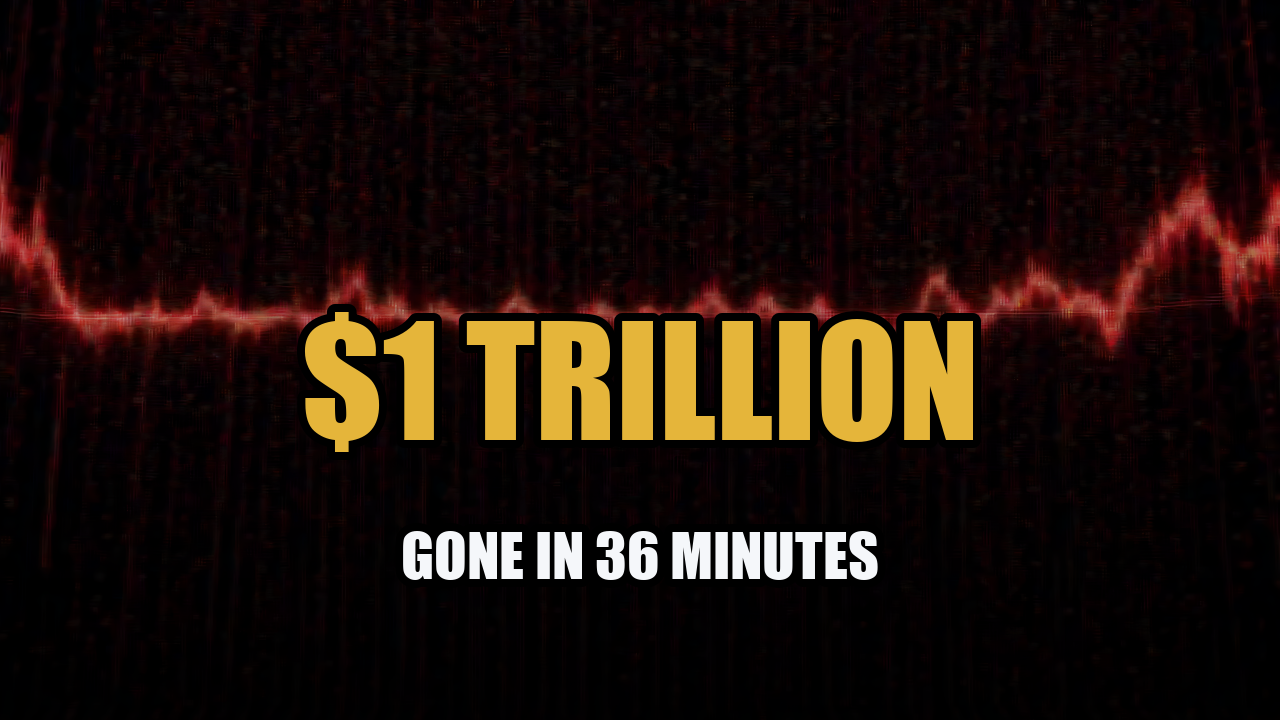
#> input picture episodes/PD-2026-018-flashcrash/09_package/EVIDENCE/thumbs/THUMB-A.png, 1280 x 720 px
$ python -i build_titan_thumbnails_v001.py   (imports and definitions only)
#> lines starting #> are read from the running program, lines starting #| are printed output that depends on the picture
#> further down, picture is the input picture: PIL image 1280x720 RGB; mean R, G, B 29.8, 17, 10.6
#!/usr/bin/env python3
"""Build Titan thumbnail backgrounds and title candidates from generated SDXL assets.

This script does not call paid APIs, upload, publish, or create approvals. It
uses already-generated local SDXL hero stills for PD-2026-016-titan, crops and
grades six title-safe backgrounds, then renders three title candidates through
the shared Remotion ThumbnailFrame.
"""
from __future__ import annotations

import hashlib
import json
import shutil
import subprocess
from datetime import datetime, timezone
from pathlib import Path
from typing import Any

from PIL import Image, ImageDraw, ImageEnhance, ImageFilter, ImageFont


ROOT = Path(__file__).resolve().parents[1]
EP = "PD-2026-016-titan"
SLUG = "titan"
EPDIR = ROOT / "episodes" / EP
SCENES = EPDIR / "04_scenes"
PKG = EPDIR / "09_package"
OUT = EPDIR / "10_thumbnail"
MEDIA = Path("E:/pd-media")
HERO = MEDIA / "episodes" / EP / "05_stock" / "hero"
AI_THUMBS = MEDIA / "assets" / "ai" / "thumbs" / SLUG
PUBLIC_THUMBS = ROOT / "remotion" / "public" / SLUG / "thumbs"
W, H = 1280, 720

INK = (4, 7, 12)
BLUE = (31, 107, 255)
GOLD = (229, 181, 58)

BACKGROUND_SOURCES = [
    {
        "id": "THUMB-01",
        "source": "T-IMG-038_v1.png",
        "prompt": "A tiny submersible silhouette descending under beams of surface light, swallowed by immense deep blue water; title-safe negative space.",
        "use": "THEY WERE WARNED direction",
    },
    {
        "id": "THUMB-02",
        "source": "T-IMG-002_v4.png",
        "prompt": "Extreme macro of a cold steel bolt on a deep-sea hatch flange, ominous finality; title-safe negative space.",
        "use": "PURE WASTE direction",
    },
    {
        "id": "THUMB-03",
        "source": "T-IMG-066_v5.png",
        "prompt": "A single Rubik's cube alone in cold blue darkness, melancholy rim light; title-safe negative space.",
        "use": "HE WAS 19 direction",
    },
    {
        "id": "THUMB-04",
        "source": "T-IMG-001_v6.png",
        "prompt": "A circular hatch sealed from outside, rows of bolts and cold blue light, claustrophobic finality; title-safe negative space.",
        "use": "hatch/point-of-no-return backup",
    },
    {
        "id": "THUMB-05",
        "source": "T-IMG-025_v5.png",
        "prompt": "A generic game controller in shadow on brushed metal, mundane object made ominous; title-safe negative space.",
        "use": "controller hook backup",
    },
    {
        "id": "THUMB-06",
        "source": "T-IMG-068_v1.png",
        "prompt": "Five empty chairs in a cold dark void under a single soft light, absence made visible; title-safe negative space.",
        "use": "dignity/absence backup",
    },
]

TITLE_OPTIONS = [
    {
        "id": "A",
        "thumbnail_text": "THEY WERE WARNED",
        "youtube_title": "They Were Warned — The Last Dive of the Titan",
        "background_id": "THUMB-01",
        "ctr_score": 91,
        "reason": "Clearest immediate story and strong mobile curiosity gap without exploiting the deaths.",
    },
    {
        "id": "B",
        "thumbnail_text": "PURE WASTE",
        "youtube_title": "Pure Waste — The Last Dive of the Titan",
        "background_id": "THUMB-02",
        "ctr_score": 94,
        "reason": "Shortest and most branded hook; ties directly to the episode thesis and working title.",
    },
    {
        "id": "C",
        "thumbnail_text": "HE WAS 19",
        "youtube_title": "He Was 19 — The Last Dive of the Titan",
        "background_id": "THUMB-03",
        "ctr_score": 89,
        "reason": "Most emotional and dignified, but narrower than the central system-failure hook.",
    },
]

SELECTED_TITLE_ID = "B"


def now_iso() -> str:
    return datetime.now(timezone.utc).isoformat()


# [6 lines left out: function sha256, not called in this run]


def write_json(path: Path, data: Any) -> None:
    path.parent.mkdir(parents=True, exist_ok=True)
    path.write_text(json.dumps(data, indent=2, ensure_ascii=False) + "\n", encoding="utf-8")


def rel(path: Path) -> str:
    return str(path.relative_to(ROOT)).replace("\\", "/")


# [24 lines left out: functions font, center_crop_16x9, not called in this run]


def grade_for_thumbnail(img: Image.Image) -> Image.Image:
    img = ImageEnhance.Color(img).enhance(0.92)
    img = ImageEnhance.Contrast(img).enhance(1.18)
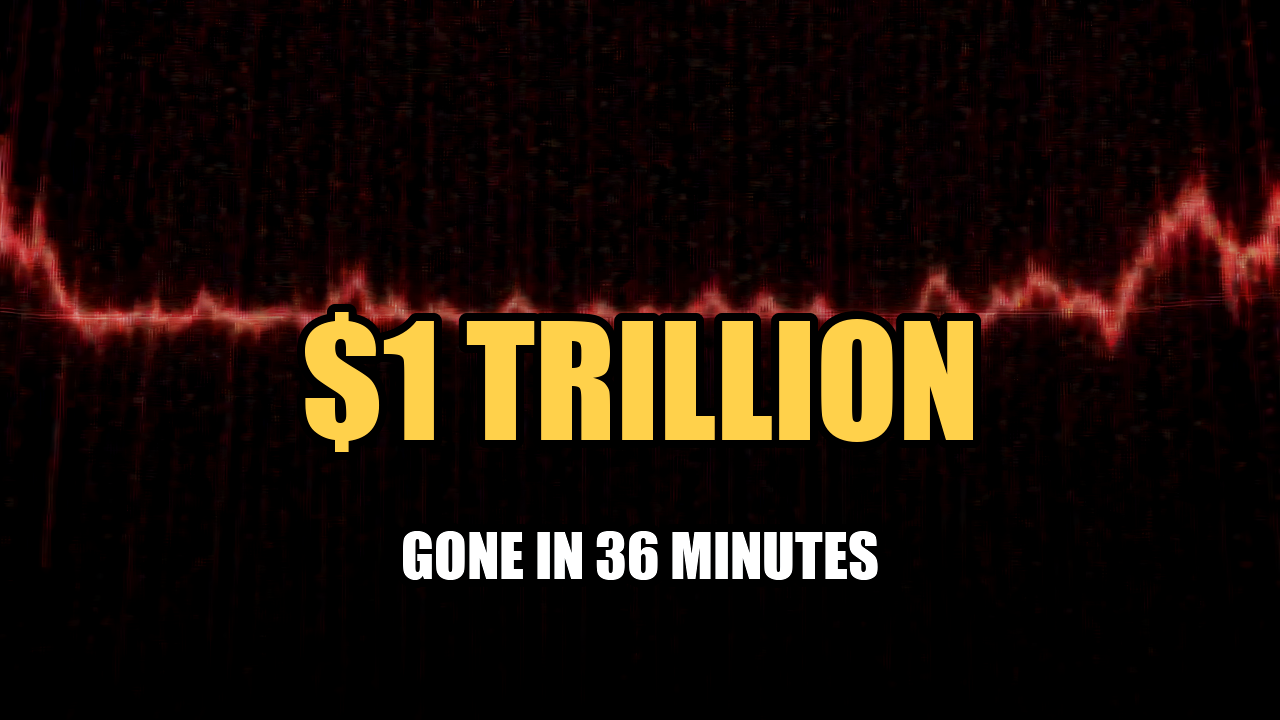
#> img: PIL image 1280x720 RGB; mean R, G, B 30, 18.1, 10.5
    img = ImageEnhance.Sharpness(img).enhance(1.08)
    overlay = Image.new("RGBA", (W, H), (0, 0, 0, 0))
#> overlay: PIL image 1280x720 RGBA; every value is 0
    draw = ImageDraw.Draw(overlay)
    for x in range(W):
        alpha = int(196 * max(0, 1 - x / 650))
        draw.line((x, 0, x, H), fill=(0, 0, 0, alpha))
    glow = Image.new("RGBA", (W, H), (0, 0, 0, 0))
    gd = ImageDraw.Draw(glow)
    gd.ellipse((770, -140, 1500, 550), fill=BLUE + (34,))
    gd.ellipse((880, 420, 1480, 930), fill=GOLD + (24,))
    glow = glow.filter(ImageFilter.GaussianBlur(80))
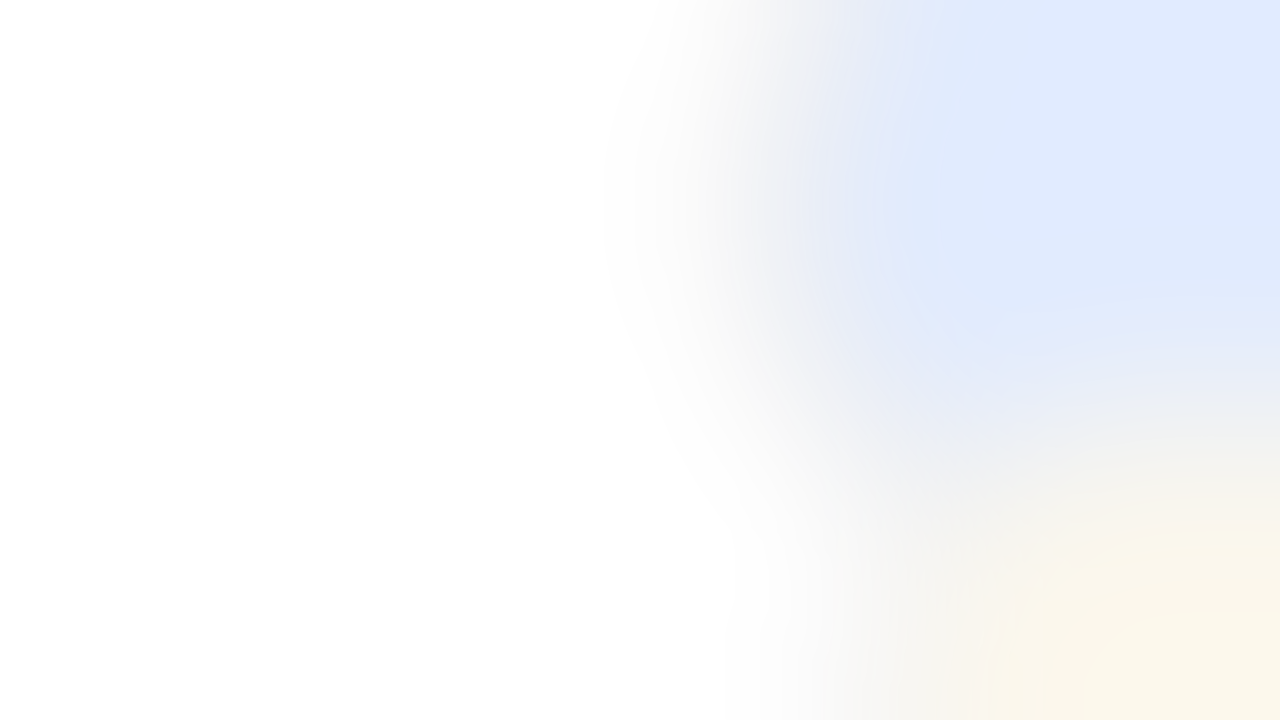
#> glow: PIL image 1280x720 RGBA; mean R, G, B, A 32.8, 45.2, 66, 10.6; transparent parts drawn white
    return Image.alpha_composite(Image.alpha_composite(img.convert("RGBA"), glow), overlay).convert("RGB")
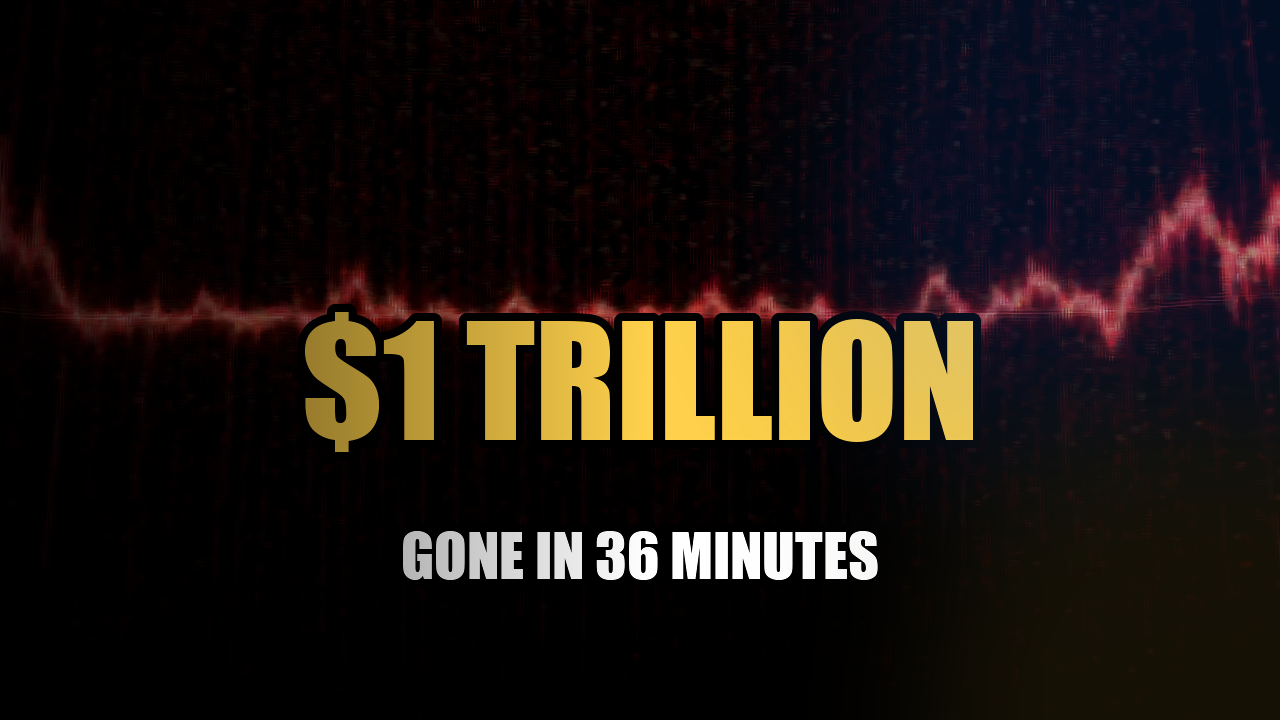
#> returned value: PIL image 1280x720 RGB; mean R, G, B 27.7, 20.3, 16.4


# [218 lines left out: functions build_backgrounds, render_stills, write_prompt_doc, update_manifest, append_event, main, not called in this run]


# [2 lines not run here, left out]

>>> from PIL import Image
>>> picture = Image.open('../episodes/PD-2026-018-flashcrash/09_package/EVIDENCE/thumbs/THUMB-A.png')
>>> result = grade_for_thumbnail(picture)
